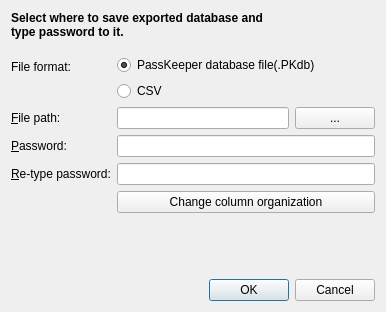
<?xml version="1.0" encoding="UTF-8"?>
<ui version="4.0">
 <class>DatabaseExportDialog</class>
 <widget class="QDialog" name="DatabaseExportDialog">
  <property name="geometry">
   <rect>
    <x>0</x>
    <y>0</y>
    <width>386</width>
    <height>312</height>
   </rect>
  </property>
  <property name="sizePolicy">
   <sizepolicy hsizetype="Preferred" vsizetype="Preferred">
    <horstretch>0</horstretch>
    <verstretch>0</verstretch>
   </sizepolicy>
  </property>
  <property name="windowTitle">
   <string>Database Export - PassKeeper</string>
  </property>
  <layout class="QVBoxLayout" name="verticalLayout">
   <item>
    <widget class="QLabel" name="label_4">
     <property name="font">
      <font>
       <weight>75</weight>
       <bold>true</bold>
      </font>
     </property>
     <property name="text">
      <string>Select where to save exported database and
type password to it.</string>
     </property>
     <property name="margin">
      <number>12</number>
     </property>
    </widget>
   </item>
   <item>
    <layout class="QFormLayout" name="formLayout_3">
     <property name="fieldGrowthPolicy">
      <enum>QFormLayout::AllNonFixedFieldsGrow</enum>
     </property>
     <property name="labelAlignment">
      <set>Qt::AlignLeading|Qt::AlignLeft|Qt::AlignVCenter</set>
     </property>
     <property name="topMargin">
      <number>10</number>
     </property>
     <item row="0" column="0">
      <widget class="QLabel" name="label_5">
       <property name="text">
        <string>File format:</string>
       </property>
      </widget>
     </item>
     <item row="0" column="1">
      <widget class="QWidget" name="widget_3" native="true">
       <layout class="QVBoxLayout" name="verticalLayout_3">
        <property name="leftMargin">
         <number>0</number>
        </property>
        <property name="topMargin">
         <number>0</number>
        </property>
        <property name="bottomMargin">
         <number>0</number>
        </property>
        <item>
         <widget class="QRadioButton" name="PKdbFormat">
          <property name="text">
           <string>PassKeeper database file(.PKdb)</string>
          </property>
          <property name="checked">
           <bool>true</bool>
          </property>
         </widget>
        </item>
        <item>
         <widget class="QRadioButton" name="csvFormat">
          <property name="text">
           <string>CSV</string>
          </property>
         </widget>
        </item>
       </layout>
      </widget>
     </item>
     <item row="1" column="0">
      <widget class="QLabel" name="label">
       <property name="text">
        <string>&amp;File path:</string>
       </property>
       <property name="buddy">
        <cstring>pathEdit</cstring>
       </property>
      </widget>
     </item>
     <item row="1" column="1">
      <widget class="QWidget" name="widget" native="true">
       <layout class="QHBoxLayout" name="horizontalLayout">
        <property name="leftMargin">
         <number>0</number>
        </property>
        <property name="topMargin">
         <number>0</number>
        </property>
        <property name="rightMargin">
         <number>0</number>
        </property>
        <property name="bottomMargin">
         <number>0</number>
        </property>
        <item>
         <widget class="QLineEdit" name="pathEdit">
          <property name="readOnly">
           <bool>false</bool>
          </property>
         </widget>
        </item>
        <item>
         <widget class="QPushButton" name="browseButton">
          <property name="toolTip">
           <string>Browse files</string>
          </property>
          <property name="text">
           <string>...</string>
          </property>
         </widget>
        </item>
       </layout>
      </widget>
     </item>
     <item row="2" column="0">
      <widget class="QLabel" name="label_2">
       <property name="text">
        <string>&amp;Password:</string>
       </property>
       <property name="buddy">
        <cstring>passwordEdit1</cstring>
       </property>
      </widget>
     </item>
     <item row="2" column="1">
      <widget class="QLineEdit" name="passwordEdit1">
       <property name="echoMode">
        <enum>QLineEdit::Password</enum>
       </property>
      </widget>
     </item>
     <item row="3" column="0">
      <widget class="QLabel" name="label_3">
       <property name="text">
        <string>&amp;Re-type password:</string>
       </property>
       <property name="buddy">
        <cstring>passwordEdit2</cstring>
       </property>
      </widget>
     </item>
     <item row="3" column="1">
      <widget class="QLineEdit" name="passwordEdit2">
       <property name="echoMode">
        <enum>QLineEdit::Password</enum>
       </property>
      </widget>
     </item>
     <item row="4" column="1">
      <widget class="QPushButton" name="changeColumnOrganizationButton">
       <property name="enabled">
        <bool>true</bool>
       </property>
       <property name="text">
        <string>Change column organization</string>
       </property>
      </widget>
     </item>
    </layout>
   </item>
   <item>
    <spacer name="verticalSpacer_2">
     <property name="orientation">
      <enum>Qt::Vertical</enum>
     </property>
     <property name="sizeHint" stdset="0">
      <size>
       <width>20</width>
       <height>40</height>
      </size>
     </property>
    </spacer>
   </item>
   <item>
    <widget class="QDialogButtonBox" name="buttonBox">
     <property name="orientation">
      <enum>Qt::Horizontal</enum>
     </property>
     <property name="standardButtons">
      <set>QDialogButtonBox::Cancel|QDialogButtonBox::Ok</set>
     </property>
    </widget>
   </item>
  </layout>
 </widget>
 <tabstops>
  <tabstop>pathEdit</tabstop>
  <tabstop>browseButton</tabstop>
  <tabstop>passwordEdit1</tabstop>
  <tabstop>passwordEdit2</tabstop>
  <tabstop>buttonBox</tabstop>
 </tabstops>
 <resources/>
 <connections>
  <connection>
   <sender>buttonBox</sender>
   <signal>accepted()</signal>
   <receiver>DatabaseExportDialog</receiver>
   <slot>accept()</slot>
   <hints>
    <hint type="sourcelabel">
     <x>261</x>
     <y>302</y>
    </hint>
    <hint type="destinationlabel">
     <x>157</x>
     <y>274</y>
    </hint>
   </hints>
  </connection>
  <connection>
   <sender>buttonBox</sender>
   <signal>rejected()</signal>
   <receiver>DatabaseExportDialog</receiver>
   <slot>reject()</slot>
   <hints>
    <hint type="sourcelabel">
     <x>329</x>
     <y>302</y>
    </hint>
    <hint type="destinationlabel">
     <x>286</x>
     <y>274</y>
    </hint>
   </hints>
  </connection>
  <connection>
   <sender>PKdbFormat</sender>
   <signal>toggled(bool)</signal>
   <receiver>passwordEdit1</receiver>
   <slot>setEnabled(bool)</slot>
   <hints>
    <hint type="sourcelabel">
     <x>319</x>
     <y>98</y>
    </hint>
    <hint type="destinationlabel">
     <x>308</x>
     <y>188</y>
    </hint>
   </hints>
  </connection>
  <connection>
   <sender>PKdbFormat</sender>
   <signal>toggled(bool)</signal>
   <receiver>passwordEdit2</receiver>
   <slot>setEnabled(bool)</slot>
   <hints>
    <hint type="sourcelabel">
     <x>212</x>
     <y>98</y>
    </hint>
    <hint type="destinationlabel">
     <x>352</x>
     <y>219</y>
    </hint>
   </hints>
  </connection>
  <connection>
   <sender>csvFormat</sender>
   <signal>toggled(bool)</signal>
   <receiver>passwordEdit1</receiver>
   <slot>setDisabled(bool)</slot>
   <hints>
    <hint type="sourcelabel">
     <x>337</x>
     <y>124</y>
    </hint>
    <hint type="destinationlabel">
     <x>330</x>
     <y>188</y>
    </hint>
   </hints>
  </connection>
  <connection>
   <sender>csvFormat</sender>
   <signal>toggled(bool)</signal>
   <receiver>passwordEdit2</receiver>
   <slot>setDisabled(bool)</slot>
   <hints>
    <hint type="sourcelabel">
     <x>366</x>
     <y>124</y>
    </hint>
    <hint type="destinationlabel">
     <x>375</x>
     <y>219</y>
    </hint>
   </hints>
  </connection>
  <connection>
   <sender>PKdbFormat</sender>
   <signal>toggled(bool)</signal>
   <receiver>label_2</receiver>
   <slot>setEnabled(bool)</slot>
   <hints>
    <hint type="sourcelabel">
     <x>299</x>
     <y>98</y>
    </hint>
    <hint type="destinationlabel">
     <x>49</x>
     <y>188</y>
    </hint>
   </hints>
  </connection>
  <connection>
   <sender>PKdbFormat</sender>
   <signal>toggled(bool)</signal>
   <receiver>label_3</receiver>
   <slot>setEnabled(bool)</slot>
   <hints>
    <hint type="sourcelabel">
     <x>151</x>
     <y>97</y>
    </hint>
    <hint type="destinationlabel">
     <x>68</x>
     <y>219</y>
    </hint>
   </hints>
  </connection>
  <connection>
   <sender>csvFormat</sender>
   <signal>toggled(bool)</signal>
   <receiver>label_2</receiver>
   <slot>setDisabled(bool)</slot>
   <hints>
    <hint type="sourcelabel">
     <x>280</x>
     <y>124</y>
    </hint>
    <hint type="destinationlabel">
     <x>70</x>
     <y>188</y>
    </hint>
   </hints>
  </connection>
  <connection>
   <sender>csvFormat</sender>
   <signal>toggled(bool)</signal>
   <receiver>label_3</receiver>
   <slot>setDisabled(bool)</slot>
   <hints>
    <hint type="sourcelabel">
     <x>302</x>
     <y>124</y>
    </hint>
    <hint type="destinationlabel">
     <x>84</x>
     <y>219</y>
    </hint>
   </hints>
  </connection>
  <connection>
   <sender>csvFormat</sender>
   <signal>toggled(bool)</signal>
   <receiver>changeColumnOrganizationButton</receiver>
   <slot>setVisible(bool)</slot>
   <hints>
    <hint type="sourcelabel">
     <x>196</x>
     <y>113</y>
    </hint>
    <hint type="destinationlabel">
     <x>219</x>
     <y>242</y>
    </hint>
   </hints>
  </connection>
 </connections>
</ui>
